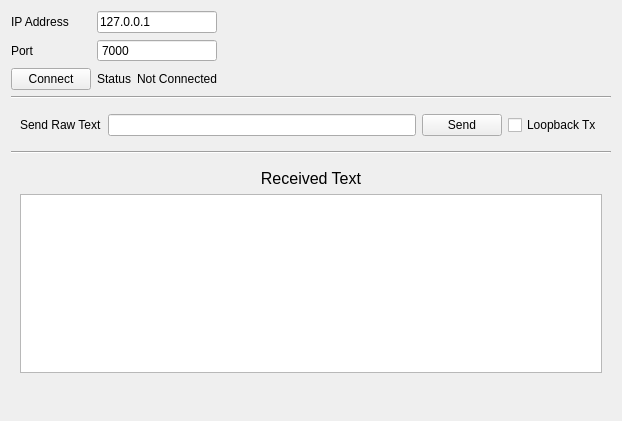
<?xml version="1.0" encoding="UTF-8"?>
<ui version="4.0">
 <class>ConnectionPage</class>
 <widget class="QWidget" name="ConnectionPage">
  <property name="geometry">
   <rect>
    <x>0</x>
    <y>0</y>
    <width>622</width>
    <height>421</height>
   </rect>
  </property>
  <property name="windowTitle">
   <string>Form</string>
  </property>
  <layout class="QGridLayout" name="gridLayout">
   <item row="2" column="1">
    <widget class="QLabel" name="label_3">
     <property name="text">
      <string>Status</string>
     </property>
    </widget>
   </item>
   <item row="4" column="0" colspan="4">
    <widget class="QWidget" name="widget" native="true">
     <layout class="QHBoxLayout" name="horizontalLayout">
      <item>
       <widget class="QLabel" name="label_4">
        <property name="text">
         <string>Send Raw Text</string>
        </property>
       </widget>
      </item>
      <item>
       <widget class="QLineEdit" name="RawTextInput"/>
      </item>
      <item>
       <widget class="QPushButton" name="RawTextSend">
        <property name="text">
         <string>Send</string>
        </property>
       </widget>
      </item>
      <item>
       <widget class="QCheckBox" name="LoopbackCheck">
        <property name="text">
         <string>Loopback Tx</string>
        </property>
       </widget>
      </item>
     </layout>
    </widget>
   </item>
   <item row="6" column="0" colspan="4">
    <widget class="Line" name="line_2">
     <property name="orientation">
      <enum>Qt::Horizontal</enum>
     </property>
    </widget>
   </item>
   <item row="2" column="2">
    <widget class="QLabel" name="StatusLabel">
     <property name="text">
      <string>Not Connected</string>
     </property>
    </widget>
   </item>
   <item row="0" column="1" colspan="2">
    <widget class="QLineEdit" name="IPAddressInput">
     <property name="text">
      <string>127.0.0.1</string>
     </property>
    </widget>
   </item>
   <item row="1" column="1" colspan="2">
    <widget class="QSpinBox" name="PortInput">
     <property name="buttonSymbols">
      <enum>QAbstractSpinBox::NoButtons</enum>
     </property>
     <property name="maximum">
      <number>20000</number>
     </property>
     <property name="value">
      <number>7000</number>
     </property>
    </widget>
   </item>
   <item row="2" column="0">
    <widget class="QPushButton" name="ConnectButton">
     <property name="text">
      <string>Connect</string>
     </property>
    </widget>
   </item>
   <item row="0" column="0">
    <widget class="QLabel" name="label">
     <property name="text">
      <string>IP Address</string>
     </property>
    </widget>
   </item>
   <item row="3" column="0" colspan="4">
    <widget class="Line" name="line">
     <property name="orientation">
      <enum>Qt::Horizontal</enum>
     </property>
    </widget>
   </item>
   <item row="8" column="0" colspan="4">
    <spacer name="verticalSpacer">
     <property name="orientation">
      <enum>Qt::Vertical</enum>
     </property>
     <property name="sizeHint" stdset="0">
      <size>
       <width>20</width>
       <height>40</height>
      </size>
     </property>
    </spacer>
   </item>
   <item row="0" column="3" rowspan="3">
    <spacer name="horizontalSpacer">
     <property name="orientation">
      <enum>Qt::Horizontal</enum>
     </property>
     <property name="sizeHint" stdset="0">
      <size>
       <width>40</width>
       <height>20</height>
      </size>
     </property>
    </spacer>
   </item>
   <item row="1" column="0">
    <widget class="QLabel" name="label_2">
     <property name="text">
      <string>Port</string>
     </property>
    </widget>
   </item>
   <item row="7" column="0" colspan="4">
    <widget class="QWidget" name="widget_2" native="true">
     <layout class="QVBoxLayout" name="verticalLayout">
      <item>
       <widget class="QLabel" name="label_5">
        <property name="font">
         <font>
          <pointsize>12</pointsize>
         </font>
        </property>
        <property name="text">
         <string>Received Text</string>
        </property>
        <property name="alignment">
         <set>Qt::AlignCenter</set>
        </property>
       </widget>
      </item>
      <item>
       <widget class="QTextEdit" name="IncomingText">
        <property name="readOnly">
         <bool>true</bool>
        </property>
       </widget>
      </item>
     </layout>
    </widget>
   </item>
  </layout>
 </widget>
 <resources/>
 <connections/>
</ui>
